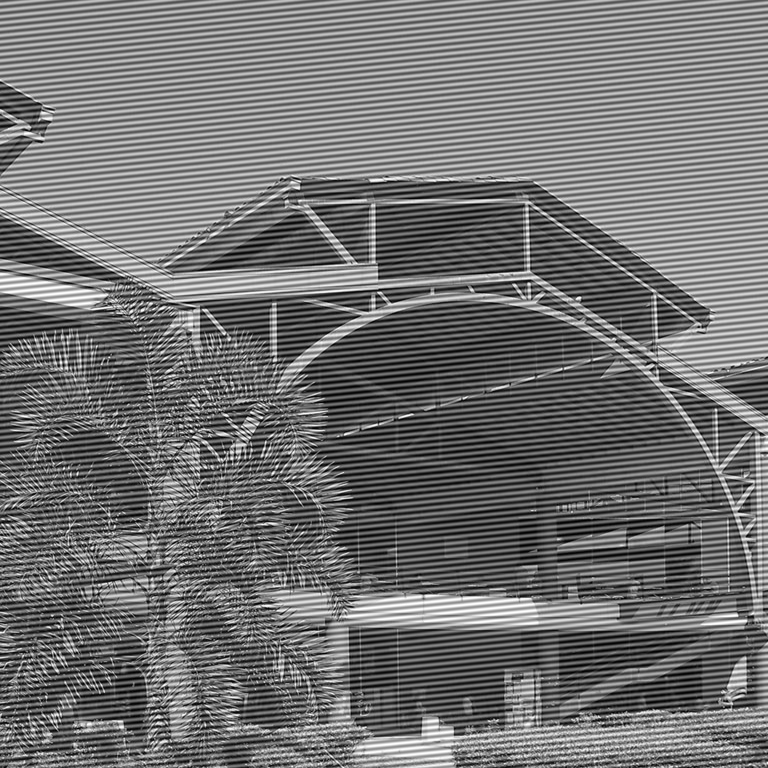
#> input picture b.png, 768 x 768 px
$ python IO_Entrega1_Punto4b.py
#> lines starting #> are read from the running program, lines starting #| are printed output that depends on the picture; after the words box and inside, x2 and y2 are one past the last pixel; in counts of white or black regions, pixels touching at a corner belong together
import matplotlib.pyplot as plt
import numpy as np
import cv2


#Functions

def firstlens(t1, deltaxprim, deltayprim, w_length, f_length):
	"""
	Fourier transform done by the first lens
	Incident optical field: plane and monochromatic wave
	Lens bigger than transmittance: pupil function equals 1
	"""

	Uf1=(1/(1j*w_length*f_length))*np.fft.fft2(t1*deltaxprim*deltayprim)
	Uf1=np.fft.fftshift(Uf1)

	return Uf1


def transmittanceFP(UF1, w_length, f_length, deltau, deltav, M, N, u, v):
	"""
	Transmittance in the Fourier Plane to manipulate the frequencies of the image
	In this case to filter out the frequencies corresponding to the lines of the image
	"""
	x=np.arange(-M,M)
	y=np.arange(-N,N)
	x,y=np.meshgrid(x,y)
	lim=500**2   #radius of 500um
	a=13*deltau  #position of object
	b=122*deltav
	Obj1=(deltau*x+a)**2 + (deltav*y+b)**2
	Obj1[np.where(Obj1<=lim)]=0
	Obj1[np.where(Obj1>lim)]=1

	Obj2=(deltau*x-a)**2 + (deltav*y-b)**2
	Obj2[np.where(Obj2<=lim)]=0
	Obj2[np.where(Obj2>lim)]=1


	t2=Obj1*Obj2*UF1

	return t2,Obj1,Obj2


def secondlens(t2, deltau, deltav, w_length, f_length):
	"""
	Fourier transform done by the second lens
	Incident optical field: plane and monochromatic wave
	Lens bigger than transmittance: pupil function equals 1
	"""

	Uf2=(1/(1j*w_length*f_length))*np.fft.fft2(t2*deltau*deltav)

	return Uf2


#Dimensions and constants
"""
t1=transmittance in the ingoing focal plane of the first lens (image)
f_length=focal length
w_length= wavelength
deltau=pixel size Fourier plane
deltav=pixel size Fourier plane
deltaxprim=pixel size transmittance (t1) plane
deltayprim=pixel size transmittance (t1) plane
deltaxi=pixel size image plane (output)
deltaeta=pixel size image plane (output)
M*2=number of pixels in the x' axis
N*2=number of pixels in the y' axis
M*2xN*2=number of pixels entrance plane
"""

M=384 #Number of pixels=M*2 (number of pixels along one axis=768)
N=384 #Number of pixels=N*2
f_length=50000  #(50mm)
w_length=0.633  #(633nm orange/red) #All units in um
deltaxprim=2.5
deltayprim=2.5

#Constrains of pixel sizes do to the Fourier transform discretization
deltau=(w_length*f_length)/(2*M*deltaxprim)
deltav=(w_length*f_length)/(2*N*deltayprim)

deltaxi=(w_length*f_length)/(2*M*deltau)
deltaeta=(w_length*f_length)/(2*N*deltav)

#Size of planes
u=M*deltau  #plane size of 2*u*2*v
v=N*deltav

xi=M*deltaxi
eta=N*deltaeta


#Image formation
t1= cv2.imread("b.png",0)
#> t1 is the input picture: shape (768, 768); min 0, max 255, mean 113.7
UF1=firstlens(t1, deltaxprim, deltayprim, w_length, f_length)
t2,Obj1,Obj2=transmittanceFP(UF1, w_length, f_length, deltau, deltav, M, N, u, v)
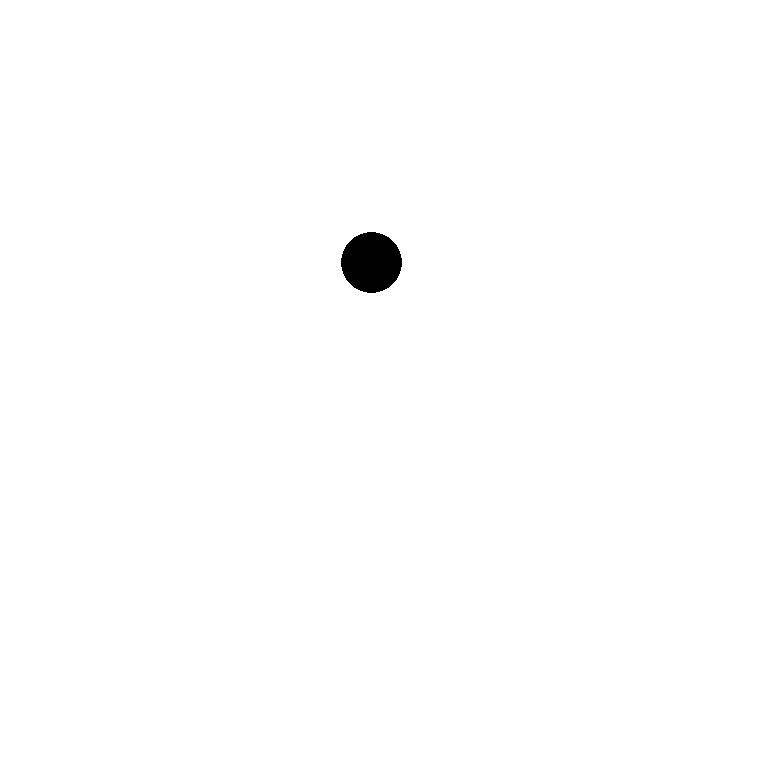
#> Obj1: shape (768, 768) float64; values 0 (black) and 1 (white), 99.5% white; 1 black region, box (x1, y1, x2, y2) and area: (341, 232, 402, 293) 2885
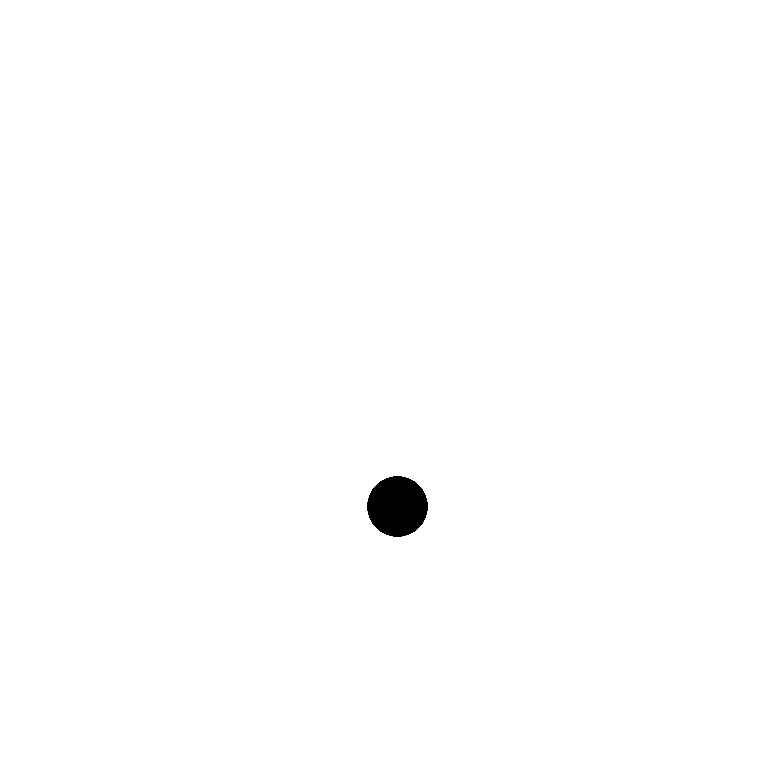
#> Obj2: shape (768, 768) float64; values 0 (black) and 1 (white), 99.5% white; 1 black region, box (x1, y1, x2, y2) and area: (367, 476, 428, 537) 2885
UF2=secondlens(t2, deltau, deltav, w_length, f_length)

#Fourier transform of the image
I1=np.log((np.abs(UF1)**2))                    #Intensity
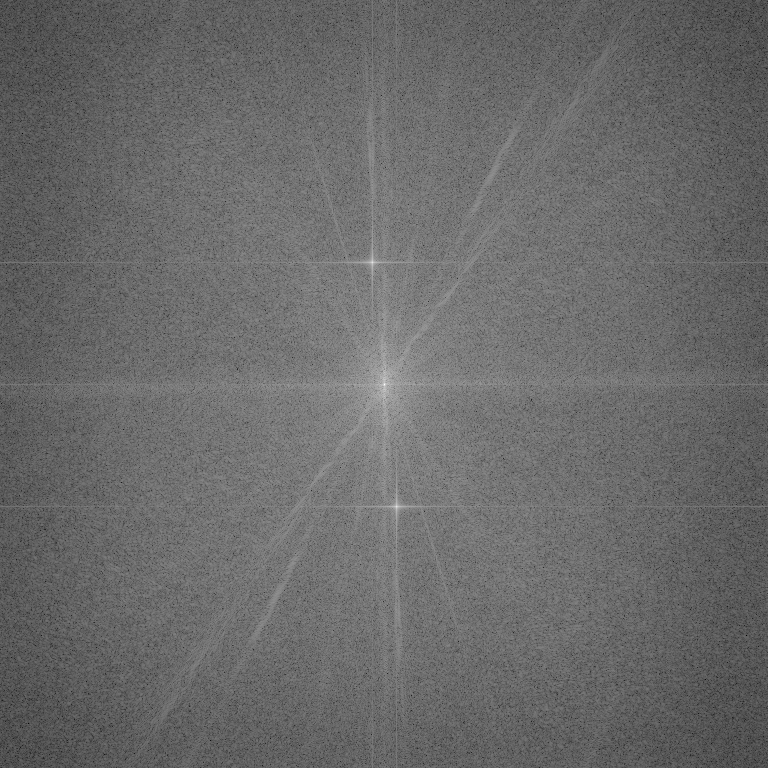
#> I1: shape (768, 768) float64; min -12.41, max 18.98, mean 0.668; drawn with min black and max white
angle1=np.angle(UF1)                           #Phase
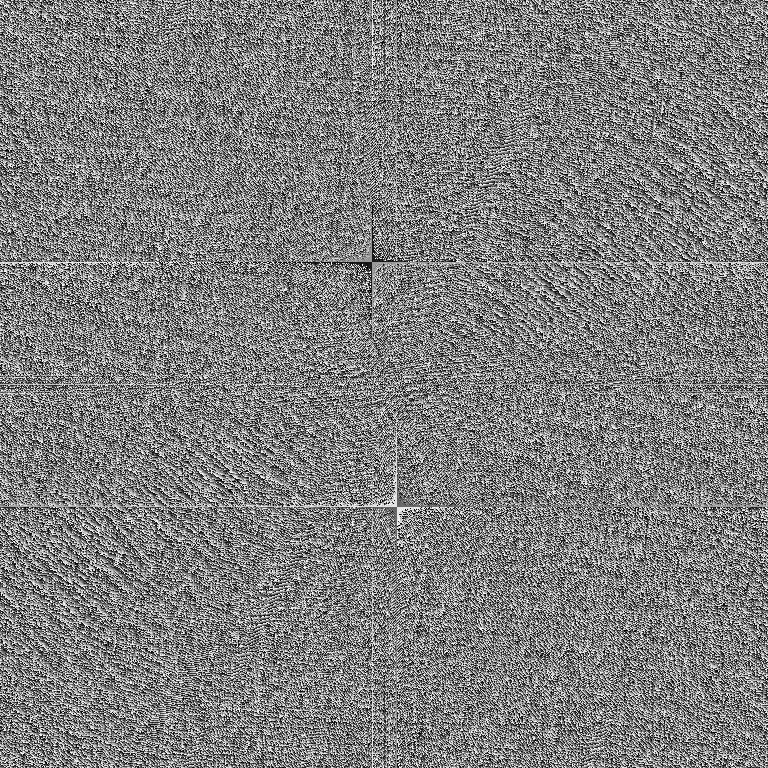
#> angle1: shape (768, 768) float64; min -3.14, max 3.14, mean -0.00439; drawn with min black and max white

#Output image
I2=(np.abs(UF2)**2)                            #Intensity
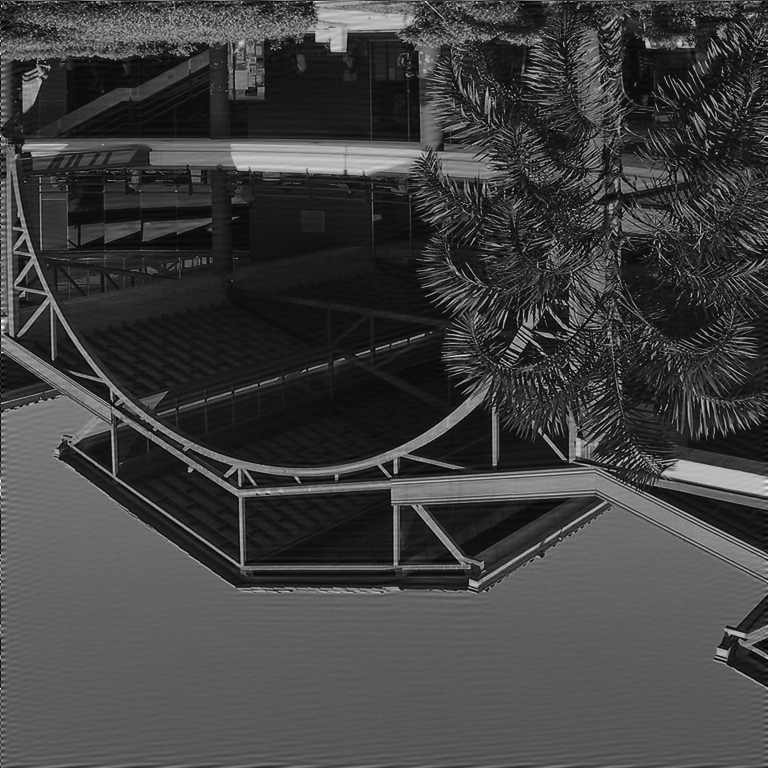
#> I2: shape (768, 768) float64; min 591.5, max 54438, mean 14301; drawn with min black and max white
angle2=np.angle(UF2)                           #Phase
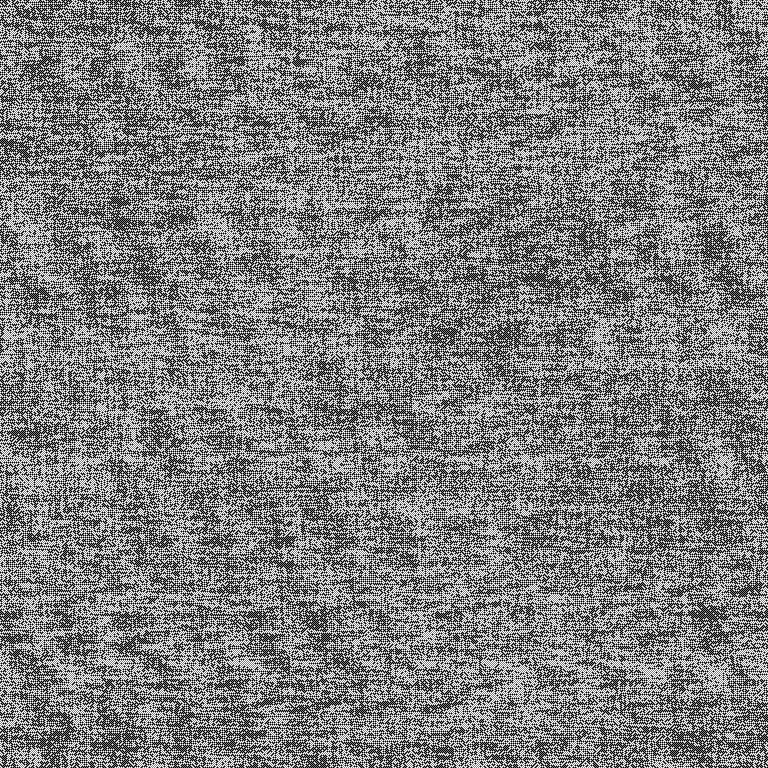
#> angle2: shape (768, 768) float64; min -3.14, max 3.14, mean -0.00315; drawn with min black and max white

#Transmittance t2
I3=(np.abs(Obj1)**2)                      #Intensity

#Transmittance t2
I4=(np.abs(Obj2)**2)                      #Intensity

#Fourier transform of the image multiplied by the transmittance t2
I5=I3*I4*I1                                       #Intensity


#Plot
#Fourier Transform of image
plt.figure(1)
plt.imshow(I1, extent=[-u,u,-v,v])
plt.title('Fourier plane')
plt.ylabel('[um]')
plt.xlabel('[um]')
plt.imsave("Fourier planeP4b.png",I1, cmap='gray')

#Output image
plt.figure(2)
plt.imshow(I2, extent=[-xi,xi,-eta,eta])
plt.title('Output image')
plt.ylabel('[um]')
plt.xlabel('[um]')
plt.imsave("Output imageP4b.png",I2, cmap='gray')

#Transmittance t2
plt.figure(3)
plt.imshow(I3, extent=[-u,u,-v,v])
plt.title('Transmittance in Fourier Plane')
plt.ylabel('[um]')
plt.xlabel('[um]')
plt.imsave("filterP4b.png",I3, cmap='gray')

#Transmittance t2
plt.figure(3)
plt.imshow(I4, extent=[-u,u,-v,v])
plt.title('Transmittance in Fourier Plane')
plt.ylabel('[um]')
plt.xlabel('[um]')
plt.imsave("filter2P4b.png",I4, cmap='gray')

#Fourier transform of the image multiplied by the transmittance t2
plt.figure(4)
plt.imshow(I5, extent=[-u,u,-v,v])
plt.title('Transmittance in Fourier Plane')
plt.ylabel('[um]')
plt.xlabel('[um]')
plt.imsave("FTfilteredP4b.png",I5, cmap='gray')
